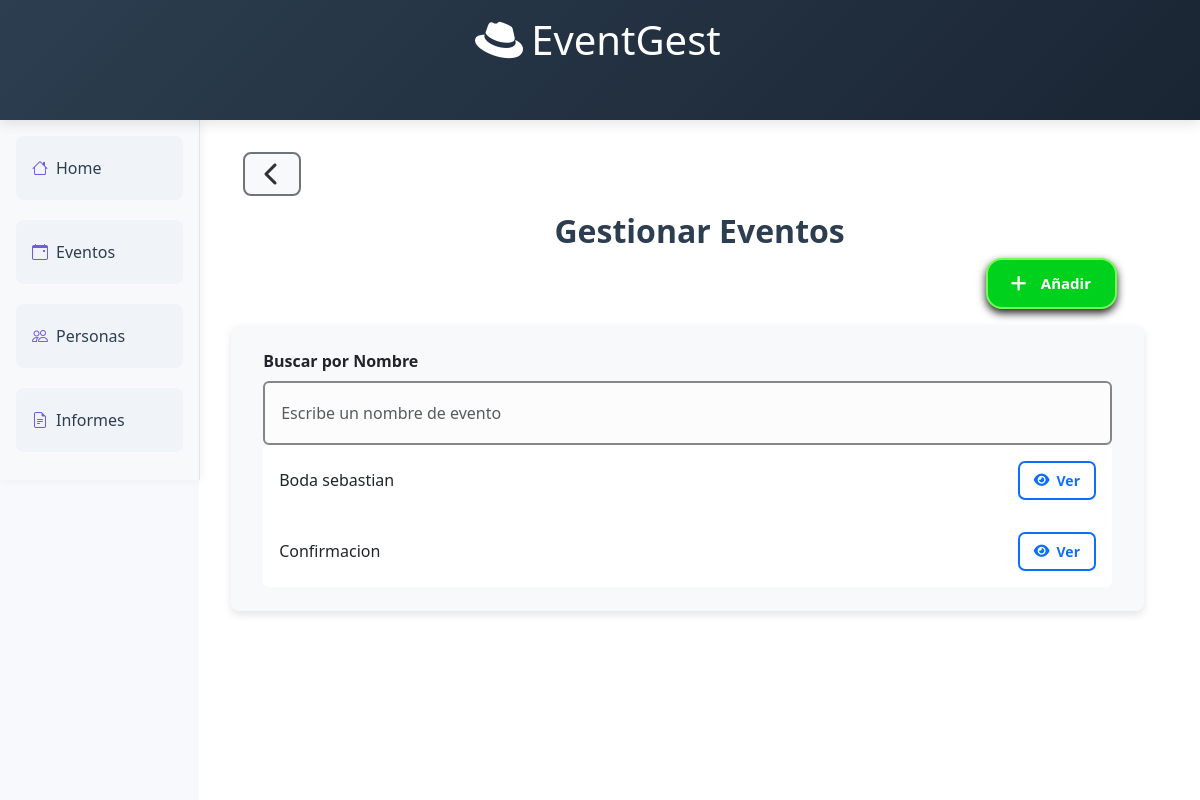
The page /manage_event/ on the database as committed earlier.
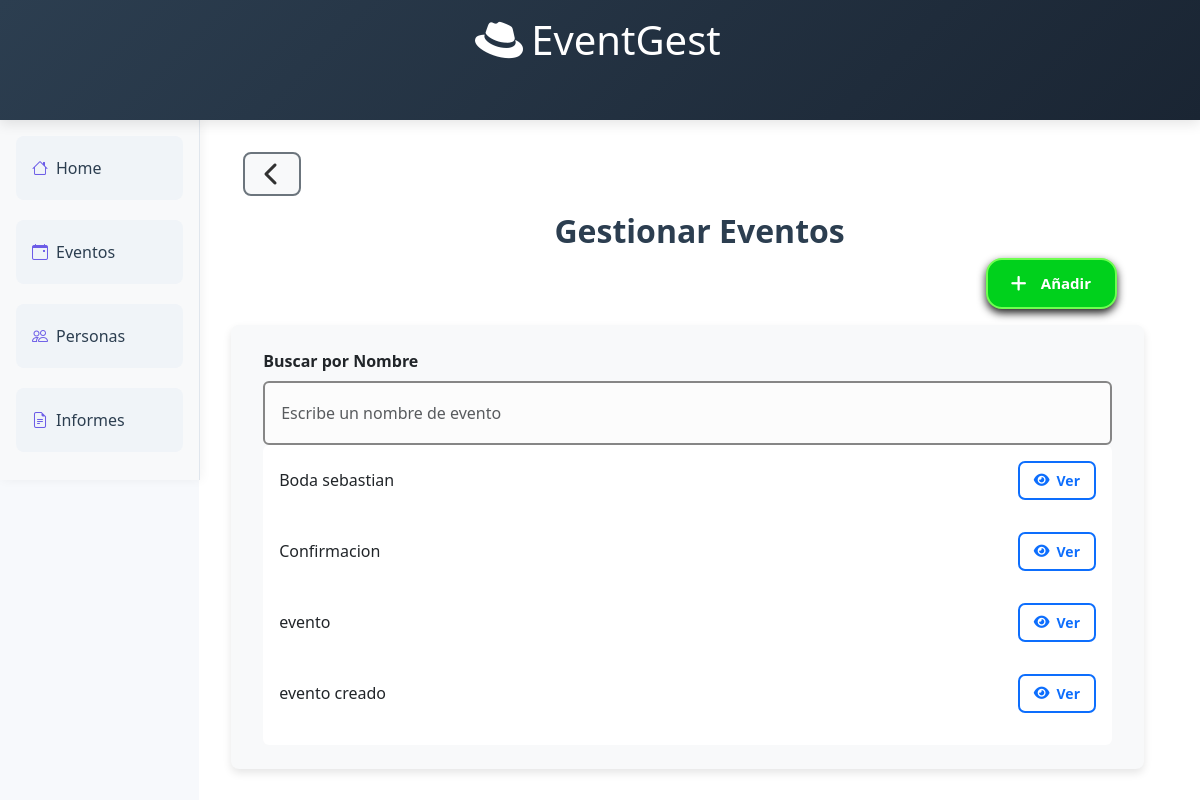
The same page on the database as committed later.
### event_module/models.py (models this page shows, shortened)
class Event(models.Model):
    name = models.CharField(max_length=100, validators=[MinLengthValidator(3)])
    startDate = models.DateField()
    endDate = models.DateField()
    place = models.ForeignKey(Place, on_delete=models.CASCADE)
    typeEvent = models.ForeignKey(TypeEvent, on_delete=models.CASCADE)
    client = models.ForeignKey('people_module.Person', on_delete=models.CASCADE, related_name="events")
    isVisible = models.BooleanField(default=True)

### event_module/views.py (the view, shortened to what this page needs)
# urls.py: path("manage_event/", include('event_module.urls')),
def manage_event(request):
    print("manage_event")
    events = services.getAllEvents()
    people = people_services.getAllPeople()
    if request.method == "GET":
        return render(request, "manage_event.html", {"events": events, "people":people})
    return render(request, "manage_event.html", {"events": events, "people": people})

### event_module/services.py (called while the page is built)
def getAllEvents():
    return Event.objects.filter(isVisible=True)

### people_module/services.py (called while the page is built)
def getAllPeople():
    return Person.objects.filter(isVisible=True)

### event_module/templates/manage_event.html (shortened to what this page needs)
{% extends 'header-event.html' %}
{% block content %}
      <div class="content-panel d-flex w-100 h-100 align-items-center justify-content-center">
        <div class="container w-100 h-100">
          <div class="row">
            <div class="mb-3">
              <button type="button" id="before-button" class="btn btn-outline-secondary btn-back" onclick="window.history.back()">
                <i class="fa-solid fa-chevron-left fa-beat"></i>
              </button>
            </div>
            <h2 class="text-center col-md-12 align-center">Gestionar Eventos</h2>
          </div>
          <div class="row col-md-12">
            <div id="event-button-container" class="col-md-12 d-flex justify-content-end mt-3 mt-md-0">
              <button id="activateEventCreateButton" type="submit" class="btn-plus btn btn-success special-button green">
                <p><i class="fa-solid fa-plus"></i>Añadir</p></button>
            </div>
          </div>
          <div class="row col-md-12 mt-3">
            <div id="search-container" class="col-md-12 align-items-center">
              <form method="POST">
                <label for="searchInput" class="form-label fw-bold">Buscar por Nombre</label>
                <input id="searchInput" name="dni" type="text" class="form-control special-form"
                        placeholder="Escribe un nombre de evento" style="height: 4em;">
              </form>
              <ul id="resultsList" class="list-group">
                {% for event in events %}
                <li class="list-group-item d-flex justify-content-between align-items-center">
                  <span>{{ event.name }}</span>
                  <button class="btn btn-sm btn-outline-primary view-button"
                        onclick="showEventDetails(this)"
                        data-id="{{ event.id }}"
                        data-start-date="{{ event.startDate|date:'Y-m-d' }}"
                        data-end-date="{{ event.endDate|date:'Y-m-d' }}"
                        data-place="{{ event.place.name }}"
                        data-type="{{ event.typeEvent.type }}"
                        data-place-id="{{ event.place.id }}"
                        data-type-id="{{ event.typeEvent.id }}"
                        data-client="{{ event.client.dni }}"
                        data-client-name="{{ event.client.name }}"
                        data-name="{{ event.name }}">
                    <i class="fa-solid fa-eye"></i>Ver
                  </button>
                </li>
                {% endfor %}
              </ul>
            </div>
          </div>
        </div>
      </div>
    </div>
  </div>
{% endblock %}

### event_module/templates/header-event.html (shortened to what this page needs)
{% load static %}
<!DOCTYPE html>
<html lang="es">
<head>
    <link href="https://cdn.jsdelivr.net/npm/bootstrap@5.3.3/dist/css/bootstrap.min.css" rel="stylesheet">
    <link href="https://cdn.jsdelivr.net/npm/bootstrap-icons@1.10.5/font/bootstrap-icons.css" rel="stylesheet">
    <link rel="stylesheet" href="https://cdnjs.cloudflare.com/ajax/libs/font-awesome/6.5.0/css/all.min.css">
    <link rel="stylesheet" href="{% static 'css/manage_events/general-styles.css' %}">
</head>
<body>
    <div class="layout-container">
        <header class="header col-md-12" style="position:fixed; height:15vh">
            <div class="container text-center">
                <h1><a class="title-a" href="{% url 'index' %}">
                        <i class="fa-brands fa-redhat main-icon"></i>EventGest
                    </a></h1>
            </div>
        </header>
        <div class="main-panel d-flex">
            {% include 'lateral-bar.html' %}
            <div class="main-panel main-content">
                {% block content %}
                {% endblock %}
            </div>
</body>
</html>

### event_module/templates/lateral-bar.html
<div class="side-panel bg-light p-3 col-md-2 col-lg-2" style="position: fixed">
    <div class="d-grid gap-2">
        <a href="{% url 'index' %}">
            <button type="button" class="btn btn-menu btn-light text-start">
                <i class="bi bi-house me-2"></i>Home
            </button>
        </a>
        <a href="{% url 'manage_event' %}">
            <button type="button" class="btn btn-menu btn-light text-start">
                <i class="bi bi-calendar-event me-2"></i>Eventos
            </button>
        </a>
        <a href="{% url 'manage_people' %}">
            <button type="button" class="btn btn-menu btn-light text-start">
                <i class="bi bi-people me-2"></i>Personas
            </button>
        </a>
        <button type="button" class="btn btn-menu btn-light text-start">
            <i class="bi bi-file-earmark-text me-2"></i>Informes
        </button>
    </div>
</div>

### event_module/static/css/manage_events/general-styles.css (style rules this page uses)
body, html { height: 100%; margin: 0; font-family: 'Segoe UI', Roboto, 'Helvetica Neue', sans-serif; }
html { overflow-y: scroll; }
.special-button { color: white; padding: 12px 24px; border: none; border-radius: 2vh; font-size: 15px; font-weight: bold; transition: all 0.3s ease-in-out; box-shadow: 0 4px 8px rgb(31, 31, 31); cursor: pointer; align-self: center; margin: 0 1em 0 1em; overflow: hidden; }
.special-button i { transition: all 0.4s ease-in-out; margin-right: 2vh; transform: scale(1.2); animation: pulseIcon 1.5s ease-in-out infinite; animation-fill-mode: backwards; }
.special-button p { margin: 0; transition: all 0.4s ease-in-out; }
.btn-see::after, .btn-disguise::after, .btn-minus::after, .btn-confirm::after, .btn-user-plus::after, .btn-pencil::after, .btn-trash::after, .btn-plus::after { position: absolute; font-family: "Font Awesome 6 Free"; font-weight: 900; transition: all 0.3s ease-in-out; opacity: 0; pointer-events: none; transform: scale(1); content: ""; }
.btn-plus::after { content: "\f067"; }
.green { border: #6eff51 solid 2px; background: rgb(0, 209, 28); }
.special-form { padding: 12px 16px; border: 2px solid #868686; border-radius: 6px; font-size: 16px; z-index: 15; background-color: #fcfcfc; transition: all 0.3s ease-in-out; }
.search-people-container, #search-container { background-color: #f8f9fa; padding: 1.5rem 2rem; border-radius: 0.5rem; border-color: #212529; box-shadow: 0 4px 8px rgba(0, 0, 0, 0.1); color: #212529; transition: all 0.3s ease-in-out; }
.title-a { color: white; text-decoration: none; }
.fa-eye { transition: transform 0.3s ease; animation: eye-animation 5s linear infinite backwards; }
.btn-back { background-color: #f8f9fa; border: 2px solid #6c757d; color: #313131; font-weight: 500; transition: all 0.3s ease; padding: 0.5rem 1.2rem; border-radius: 0.5rem; display: inline-flex; align-items: center; }
#before-button { font-size: 3vh; }
.delete-btn i, .btn-back i { transition: transform 0.3s ease; }
.list-group { max-height: 300px; overflow-y: scroll; }
#search-container, #info-container, #button-container, #people-button-container { transition: all 0.4s ease; }
.layout-container { min-height: 100vh; display: flex; flex-direction: column; background-color: #f7f9fc; }
.header { background: linear-gradient(135deg, #2c3e50 0%, #1a2533 100%); color: white; z-index: 20; padding: 1rem 0; box-shadow: 0 4px 12px rgba(0, 0, 0, 0.1); }
.main-panel { flex: 1; display: flex; flex-direction: row; }
.main-content { padding-left: 16.6%; padding-top: 15vh; }
.main-icon { animation: hat-animation 5s ease-in-out infinite backwards; position: relative; margin-right: 1vw; transform: scale(1.2); }
.side-panel { background-color: #ffffff; border-right: 1px solid #e0e6ed; padding: 1.5rem; margin-top: 15vh; box-shadow: 2px 0 10px rgba(0, 0, 0, 0.05); }
.content-panel { background-color: #ffffff; padding: 2rem; display: flex; align-items: center; }
.btn-menu { width: 100%; height: 4em; text-align: left; margin-bottom: 0.75rem; padding: 0.75rem 1rem; font-weight: 500; border: none; background-color: #f0f4f8; color: #2c3e50; border-radius: 8px; transition: all 0.3s ease; }
.btn-menu i { color: #6c5ce7; transition: all 0.3s ease; }
h2, h3 { color: #2c3e50; font-weight: 600; }

Rows that differ between the two databases and show on the page:
added Event: name "evento"
added Event: name "evento creado"
